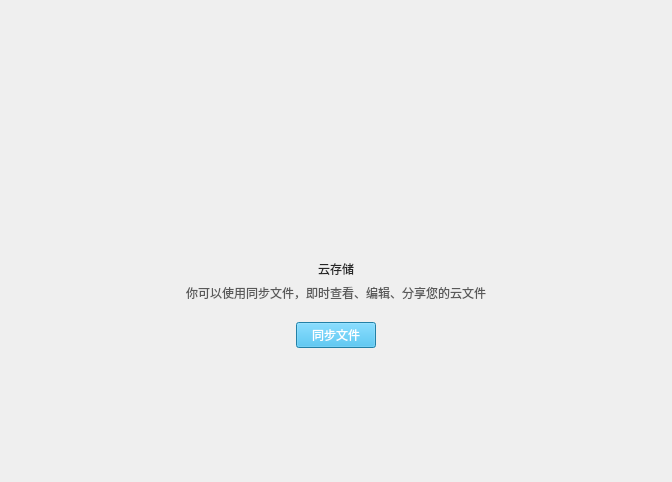
<?xml version="1.0" encoding="UTF-8"?>
<ui version="4.0">
 <class>CloudDirectoryViewContent</class>
 <widget class="QWidget" name="CloudDirectoryViewContent">
  <property name="geometry">
   <rect>
    <x>0</x>
    <y>0</y>
    <width>672</width>
    <height>482</height>
   </rect>
  </property>
  <property name="windowTitle">
   <string>Form</string>
  </property>
  <property name="styleSheet">
   <string notr="true"/>
  </property>
  <layout class="QGridLayout" name="gridLayout">
   <item row="5" column="1">
    <layout class="QHBoxLayout" name="horizontalLayout">
     <item>
      <spacer name="horizontalSpacer_3">
       <property name="orientation">
        <enum>Qt::Horizontal</enum>
       </property>
       <property name="sizeHint" stdset="0">
        <size>
         <width>40</width>
         <height>20</height>
        </size>
       </property>
      </spacer>
     </item>
     <item>
      <widget class="QPushButton" name="pushButton_2">
       <property name="styleSheet">
        <string notr="true">color: rgb(255, 255, 255);
background-color: rgb(47, 179, 232);</string>
       </property>
       <property name="text">
        <string>同步文件</string>
       </property>
      </widget>
     </item>
     <item>
      <spacer name="horizontalSpacer_4">
       <property name="orientation">
        <enum>Qt::Horizontal</enum>
       </property>
       <property name="sizeHint" stdset="0">
        <size>
         <width>40</width>
         <height>20</height>
        </size>
       </property>
      </spacer>
     </item>
    </layout>
   </item>
   <item row="7" column="1">
    <spacer name="verticalSpacer_2">
     <property name="orientation">
      <enum>Qt::Vertical</enum>
     </property>
     <property name="sizeHint" stdset="0">
      <size>
       <width>20</width>
       <height>40</height>
      </size>
     </property>
    </spacer>
   </item>
   <item row="3" column="1">
    <widget class="QLabel" name="label">
     <property name="styleSheet">
      <string notr="true">color: rgb(89, 89, 89);
font: 16pt &quot;Noto Sans CJK SC&quot;;</string>
     </property>
     <property name="text">
      <string>你可以使用同步文件，即时查看、编辑、分享您的云文件
</string>
     </property>
     <property name="alignment">
      <set>Qt::AlignCenter</set>
     </property>
    </widget>
   </item>
   <item row="3" column="2">
    <spacer name="horizontalSpacer_2">
     <property name="orientation">
      <enum>Qt::Horizontal</enum>
     </property>
     <property name="sizeHint" stdset="0">
      <size>
       <width>40</width>
       <height>20</height>
      </size>
     </property>
    </spacer>
   </item>
   <item row="0" column="1">
    <spacer name="verticalSpacer">
     <property name="orientation">
      <enum>Qt::Vertical</enum>
     </property>
     <property name="sizeHint" stdset="0">
      <size>
       <width>20</width>
       <height>40</height>
      </size>
     </property>
    </spacer>
   </item>
   <item row="3" column="0">
    <spacer name="horizontalSpacer">
     <property name="orientation">
      <enum>Qt::Horizontal</enum>
     </property>
     <property name="sizeHint" stdset="0">
      <size>
       <width>40</width>
       <height>20</height>
      </size>
     </property>
    </spacer>
   </item>
   <item row="1" column="1">
    <widget class="QLabel" name="label_3">
     <property name="sizePolicy">
      <sizepolicy hsizetype="Minimum" vsizetype="Minimum">
       <horstretch>0</horstretch>
       <verstretch>0</verstretch>
      </sizepolicy>
     </property>
     <property name="minimumSize">
      <size>
       <width>180</width>
       <height>120</height>
      </size>
     </property>
     <property name="styleSheet">
      <string notr="true">image:url(:/cloud/img/icon-云存储.png);</string>
     </property>
     <property name="text">
      <string/>
     </property>
    </widget>
   </item>
   <item row="2" column="1">
    <widget class="QLabel" name="label_2">
     <property name="styleSheet">
      <string notr="true">font: 22pt &quot;Noto Sans CJK SC&quot;;
color: rgba(38, 38, 38);</string>
     </property>
     <property name="text">
      <string>云存储</string>
     </property>
     <property name="alignment">
      <set>Qt::AlignCenter</set>
     </property>
    </widget>
   </item>
  </layout>
 </widget>
 <resources>
  <include location="cloud.qrc"/>
 </resources>
 <connections/>
</ui>
